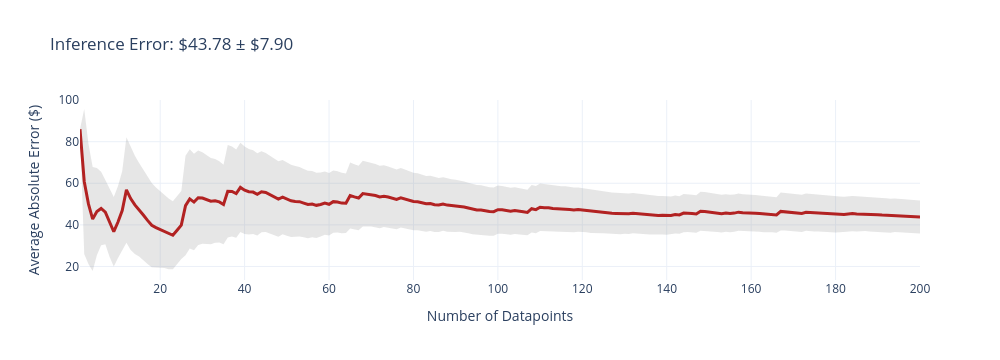
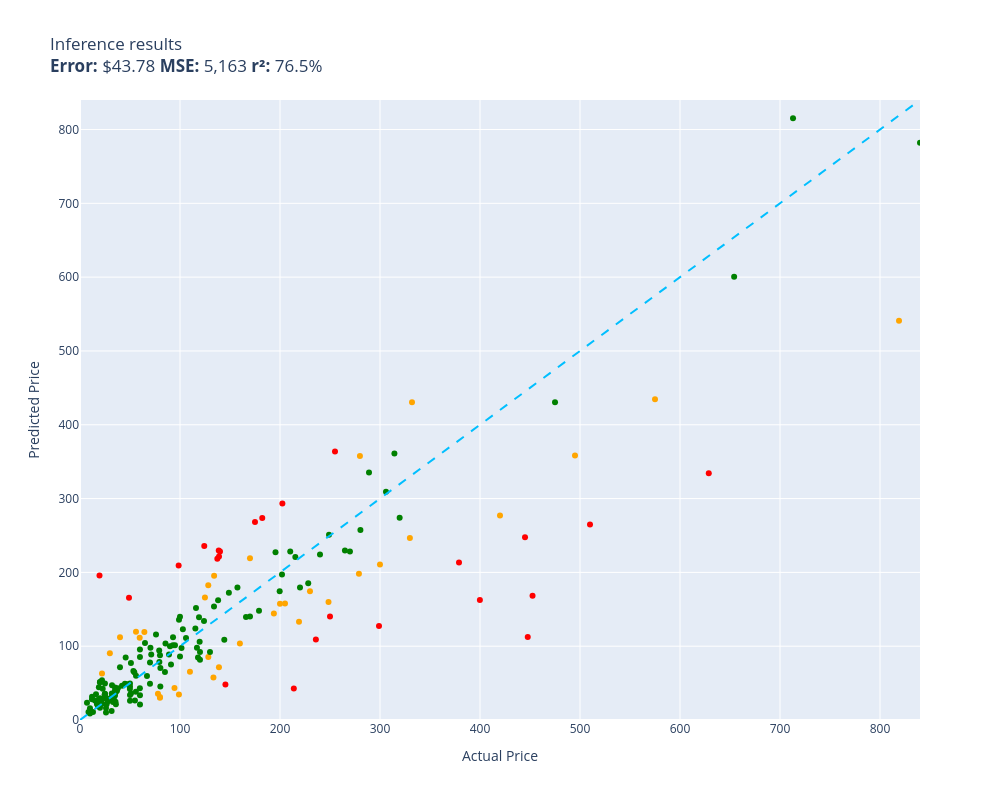

These figures' notebook cell, in order:
### Markdown cell above
## 5. Evaluate on 200 Test Samples

Using `evaluate()` from `pricer/evaluator.py` — same evaluation framework as all other models.

### Code cell
evaluate(runner.inference, test)

### Figure 1 — Plotly figure (JSON) as saved in the notebook; plotly's stock layout.template omitted (floating-point values rounded to 4 significant figures; data arrays with more than 128 entries replaced by an {"elided": "..."} marker saying what was removed)
{"data": [{"fill": "toself", "fillcolor": "rgba(128,128,128,0.2)", "hoverinfo": "skip", "line": {"color": "rgba(255,255,255,0)"}, "name": "95% CI", "showlegend": false, "type": "scatter", "x": {"elided": "400 int values"}, "y": {"elided": "400 float values"}}, {"customdata": {"elided": "200x1 float values"}, "hovertemplate": "n=%{x}<br>Avg Error=$%{y:,.2f}<br>±95% CI=$%{customdata[0]:,.2f}<extra></extra>", "line": {"color": "firebrick", "width": 3}, "mode": "lines", "name": "Cumulative Avg Error", "type": "scatter", "x": {"elided": "200 int values"}, "y": {"elided": "200 float values"}}], "layout": {"height": 360, "showlegend": false, "title": {"text": "Inference Error: $43.78 ± $7.90"}, "width": 1000, "xaxis": {"title": {"text": "Number of Datapoints"}}, "yaxis": {"title": {"text": "Average Absolute Error ($)"}}}}

### Figure 2 — Plotly figure (JSON) as saved in the notebook; plotly's stock layout.template omitted (floating-point values rounded to 4 significant figures; data arrays with more than 128 entries replaced by an {"elided": "..."} marker saying what was removed)
{"data": [{"customdata": [["Old Blood Noise Excess V2 Distortion Cho...\nGuess=$132.97 Actual=$219.00"], ["Stand for Raven Pro Document Scanner - P...\nGuess=$90.50 Actual=$29.85"], ["RBC12-UPC Replacement Battery Cartridge ...\nGuess=$174.55 Actual=$229.99"], ["Pump Head TBVECHI 175PSI 4KW 5.5HP 21CFM...\nGuess=$246.52 Actual=$329.90"], ["Bam Trekking 3027SB Single Black Clarine...\nGuess=$430.54 Actual=$332.00"], ["Mini PC, Kinupute Desktop Computer E3-12...\nGuess=$358.52 Actual=$495.00"], ["Clementoni 39132.5 Jigsaw Puzzle 1,000 P...\nGuess=$30.05 Actual=$79.95"], ["GanFindX Portable Car Hand Controls for ...\nGuess=$103.74 Actual=$159.90"], ["Canon EOS Rebel T7 Digital SLR Camera wi...\nGuess=$540.95 Actual=$819.00"], ["Evergreen HSHB2005 Cylinder Head Gasket ...\nGuess=$111.29 Actual=$59.69"], ["15\" Locking Shower Head Extension Arm in...\nGuess=$31.18 Actual=$79.95"], ["Diversitech WG840585 Motor, (Ddb) 1/3Hp,...\nGuess=$195.31 Actual=$134.12"], ["MC: Pindicator (Dual Intensity Amber)\nGuess=$112.09 Actual=$40.00"], ["Webcem Solar Shed Light Outdoor Indoor, ...\nGuess=$35.44 Actual=$77.96"], ["Western Digital Enterprise RE4-GP 2TB SA...\nGuess=$65.49 Actual=$109.95"], ["PM Auto Front Right Quick Complete Strut...\nGuess=$166.13 Actual=$124.94"], ["Trail Gear Twin Stick Kit for Top Shift ...\nGuess=$357.84 Actual=$279.92"], ["Marvel Legends Series X-Men 6-Inch Archa...\nGuess=$34.68 Actual=$98.95"], ["KUNN Small Electrician Tool Pouch Utilit...\nGuess=$62.84 Actual=$21.99"], ["Walker Exhaust Ultra EPA 16478 Direct Fi...\nGuess=$434.58 Actual=$574.99"], ["DuraGo 29515020 Front Hub Assembly\nGuess=$85.29 Actual=$128.34"], ["Ibanez M510OVS Acoustic Mandolin in Vint...\nGuess=$219.00 Actual=$169.99"], ["Linkloos Solar Street Lights Outdoor Wat...\nGuess=$119.72 Actual=$55.99"], ["Universal Power Group 12V 100Ah Sealed L...\nGuess=$157.54 Actual=$199.99"], ["New Replacement seat cover fits Yamaha M...\nGuess=$71.55 Actual=$138.95"], ["SP Air Corporation SP-8102BU 1/4-Inch He...\nGuess=$157.87 Actual=$204.99"], ["ROHL WSGUM3018WH Wire Sink Grids, White\nGuess=$182.60 Actual=$128.28"], ["LCD Screen for Dell Inspiron 17R 17.3\" H...\nGuess=$119.08 Actual=$64.37"], ["4 Inches Rolled Muffler Tip Catback Exha...\nGuess=$144.33 Actual=$193.88"], ["VIPMOTOZ Sequential Turn Signal Premium ...\nGuess=$198.21 Actual=$278.94"], ["Pacific Drums PDCM1618TTRB 16 x 18 Inche...\nGuess=$277.04 Actual=$419.99"], ["Intex River Run Connect Lounge (Four)\nGuess=$43.36 Actual=$94.49"], ["HP Laserjet 2100 Laser Printer W/Test Pr...\nGuess=$210.53 Actual=$299.98"], ["PowerSport Front Rear Brakes and Rotors ...\nGuess=$159.70 Actual=$248.51"], ["Targus CityGear Durable Backpack, Black,...\nGuess=$57.48 Actual=$133.43"]], "hovertemplate": "%{customdata[0]}<extra></extra>", "legendgroup": "orange", "marker": {"color": "orange", "size": 6, "symbol": "circle"}, "mode": "markers", "name": "orange", "orientation": "v", "showlegend": true, "type": "scatter", "x": [219.0, 29.85, 230.0, 329.9, 332.0, 495.0, 79.95, 159.9, 819.0, 59.69, 79.95, 134.1, 40.0, 77.96, 110.0, 124.9, 279.9, 98.95, 21.99, 575.0, 128.3, 170.0, 55.99, 200.0, 138.9, 205.0, 128.3, 64.37, 193.9, 278.9, 420.0, 94.49, 300.0, 248.5, 133.4], "xaxis": "x", "y": [133.0, 90.5, 174.6, 246.5, 430.5, 358.5, 30.05, 103.7, 540.9, 111.3, 31.18, 195.3, 112.1, 35.44, 65.49, 166.1, 357.8, 34.68, 62.84, 434.6, 85.29, 219.0, 119.7, 157.5, 71.55, 157.9, 182.6, 119.1, 144.3, 198.2, 277.0, 43.36, 210.5, 159.7, 57.48], "yaxis": "y"}, {"customdata": {"elided": "141x1 str values"}, "hovertemplate": "%{customdata[0]}<extra></extra>", "legendgroup": "green", "marker": {"color": "green", "size": 6, "symbol": "circle"}, "mode": "markers", "name": "green", "orientation": "v", "showlegend": true, "type": "scatter", "x": {"elided": "141 float values"}, "xaxis": "x", "y": {"elided": "141 float values"}, "yaxis": "y"}, {"customdata": [["Metabo HPT 36V MultiVolt™ Cordless Rotar...\nGuess=$213.46 Actual=$379.00"], ["SKB iSeries 3i-13096-6KP Case for BlackM...\nGuess=$268.30 Actual=$174.99"], ["DEWALT 20V MAX* XR Impact Driver with Bl...\nGuess=$168.44 Actual=$452.53"], ["Aolemi Oil Rubbed Bronze Single Function...\nGuess=$209.40 Actual=$98.65"], ["Travelpro Platinum Elite Slim Business L...\nGuess=$42.55 Actual=$213.83"], ["Tidal Front + Rear Fender Flares 4PC Poc...\nGuess=$363.68 Actual=$254.99"], ["Wenger City Upgrade Laptop Backpack with...\nGuess=$48.22 Actual=$145.42"], ["Evan-Fischer Front Bumper Cover Compatib...\nGuess=$293.20 Actual=$202.38"], ["Sumerain S1339CM Double Handle Widesprea...\nGuess=$108.95 Actual=$235.86"], ["Poison Spyder 10-08-020 Rocker Knocker\nGuess=$334.19 Actual=$628.76"], ["Lighted Triangle Mirror Cabinet Bathroom...\nGuess=$247.51 Actual=$445.00"], ["Dell Optiplex 390 Desktop Computer i3 3....\nGuess=$235.66 Actual=$124.27"], ["ANZO USA 111207 GMC SIERRA 99-06 / YUKON...\nGuess=$273.66 Actual=$182.28"], ["Urth 62mm UV, Circular Polarizing (CPL),...\nGuess=$221.45 Actual=$139.00"], ["Canon Sure Shot 90u 35mm Date Camera\nGuess=$162.46 Actual=$399.89"], ["Mikrotik RB3011UIAS-RM RouterBOARD 10xGi...\nGuess=$127.45 Actual=$299.00"], ["Evan Fischer Radiator Cooling Fan Assemb...\nGuess=$218.55 Actual=$137.34"], ["Music Hall pa15.3 MM/MC Phono Preamplifi...\nGuess=$140.23 Actual=$250.00"], ["Lorell Bell Chair Glide, 2.5\", Black\nGuess=$195.62 Actual=$19.50"], ["Competition Clutch Disc and Pressure Pla...\nGuess=$264.76 Actual=$510.00"], ["StonKraft Brass Chess Board Game Set wit...\nGuess=$228.43 Actual=$140.00"], ["A-Premium Front Suspension Steering Knuc...\nGuess=$165.74 Actual=$48.99"], ["Steering Wheel, Carbon Fiber Automotive ...\nGuess=$112.40 Actual=$447.74"], ["Garmin 010-12402-10 GT15M-TM Transom-Mou...\nGuess=$229.81 Actual=$138.74"]], "hovertemplate": "%{customdata[0]}<extra></extra>", "legendgroup": "red", "marker": {"color": "red", "size": 6, "symbol": "circle"}, "mode": "markers", "name": "red", "orientation": "v", "showlegend": true, "type": "scatter", "x": [379.0, 175.0, 452.5, 98.65, 213.8, 255.0, 145.4, 202.4, 235.9, 628.8, 445.0, 124.3, 182.3, 139.0, 399.9, 299.0, 137.3, 250.0, 19.5, 510.0, 140.0, 48.99, 447.7, 138.7], "xaxis": "x", "y": [213.5, 268.3, 168.4, 209.4, 42.55, 363.7, 48.22, 293.2, 109.0, 334.2, 247.5, 235.7, 273.7, 221.5, 162.5, 127.4, 218.5, 140.2, 195.6, 264.8, 228.4, 165.7, 112.4, 229.8], "yaxis": "y"}, {"hoverinfo": "skip", "line": {"color": "deepskyblue", "dash": "dash", "width": 2}, "mode": "lines", "name": "y = x", "showlegend": false, "type": "scatter", "x": [0, 840.0], "y": [0, 840.0]}], "layout": {"height": 800, "legend": {"title": {"text": "color"}, "tracegroupgap": 0}, "showlegend": false, "title": {"text": "Inference results<br><b>Error:</b> $43.78 <b>MSE:</b> 5,163 <b>r²:</b> 76.5%"}, "width": 1000, "xaxis": {"anchor": "y", "domain": [0, 1], "range": [0, 840.0], "title": {"text": "Actual Price"}}, "yaxis": {"anchor": "x", "domain": [0, 1], "range": [0, 840.0], "title": {"text": "Predicted Price"}}}}
